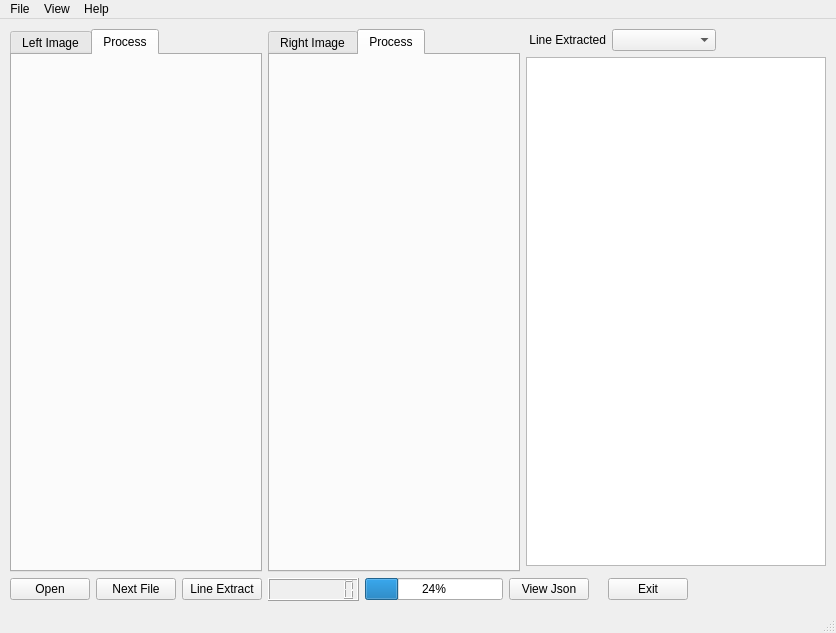
<?xml version="1.0" encoding="UTF-8"?>
<ui version="4.0">
 <class>MainWindow</class>
 <widget class="QMainWindow" name="MainWindow">
  <property name="geometry">
   <rect>
    <x>0</x>
    <y>0</y>
    <width>836</width>
    <height>633</height>
   </rect>
  </property>
  <property name="windowTitle">
   <string>Image Line Extractor</string>
  </property>
  <property name="windowIcon">
   <iconset resource="rsc/my_qt.qrc">
    <normaloff>:/window/TheOneTechLogo_01.png</normaloff>:/window/TheOneTechLogo_01.png</iconset>
  </property>
  <widget class="QWidget" name="centralwidget">
   <layout class="QGridLayout" name="gridLayout">
    <property name="leftMargin">
     <number>10</number>
    </property>
    <property name="topMargin">
     <number>10</number>
    </property>
    <property name="rightMargin">
     <number>10</number>
    </property>
    <property name="bottomMargin">
     <number>10</number>
    </property>
    <item row="0" column="0" rowspan="3">
     <layout class="QHBoxLayout" name="horizontalLayout_2">
      <item>
       <widget class="QTabWidget" name="tabWidgetLeft">
        <property name="currentIndex">
         <number>1</number>
        </property>
        <widget class="QWidget" name="tab_00">
         <attribute name="title">
          <string>Left Image</string>
         </attribute>
        </widget>
        <widget class="QWidget" name="tab_2">
         <attribute name="title">
          <string>Process</string>
         </attribute>
         <layout class="QGridLayout" name="gridLayout_3"/>
        </widget>
       </widget>
      </item>
      <item>
       <widget class="QTabWidget" name="tabWidgetRight">
        <property name="currentIndex">
         <number>1</number>
        </property>
        <widget class="QWidget" name="tab">
         <attribute name="title">
          <string>Right Image</string>
         </attribute>
        </widget>
        <widget class="QWidget" name="tab_3">
         <attribute name="title">
          <string>Process</string>
         </attribute>
        </widget>
       </widget>
      </item>
     </layout>
    </item>
    <item row="0" column="1">
     <layout class="QHBoxLayout" name="horizontalLayout_3">
      <item>
       <widget class="QLabel" name="label">
        <property name="maximumSize">
         <size>
          <width>80</width>
          <height>16777215</height>
         </size>
        </property>
        <property name="text">
         <string> Line Extracted</string>
        </property>
       </widget>
      </item>
      <item>
       <widget class="QComboBox" name="lineMatchComboBox">
        <property name="maximumSize">
         <size>
          <width>120</width>
          <height>16777215</height>
         </size>
        </property>
       </widget>
      </item>
      <item>
       <widget class="QLabel" name="label_3">
        <property name="text">
         <string/>
        </property>
       </widget>
      </item>
     </layout>
    </item>
    <item row="3" column="0" colspan="2">
     <layout class="QHBoxLayout" name="horizontalLayout">
      <item>
       <widget class="QPushButton" name="openBtn">
        <property name="text">
         <string>Open</string>
        </property>
       </widget>
      </item>
      <item>
       <widget class="QPushButton" name="nextFileOpen">
        <property name="text">
         <string>Next File</string>
        </property>
        <property name="shortcut">
         <string>Ctrl+N</string>
        </property>
       </widget>
      </item>
      <item>
       <widget class="QPushButton" name="lineExtract">
        <property name="text">
         <string>Line Extract</string>
        </property>
        <property name="shortcut">
         <string>Ctrl+S, Ctrl+S, Ctrl+S</string>
        </property>
       </widget>
      </item>
      <item>
       <widget class="QLCDNumber" name="durationLcdNumber">
        <property name="digitCount">
         <number>8</number>
        </property>
       </widget>
      </item>
      <item>
       <widget class="QProgressBar" name="progressBar">
        <property name="value">
         <number>24</number>
        </property>
        <property name="alignment">
         <set>Qt::AlignCenter</set>
        </property>
       </widget>
      </item>
      <item>
       <widget class="QPushButton" name="viewJson">
        <property name="text">
         <string>View Json</string>
        </property>
       </widget>
      </item>
      <item>
       <widget class="QLabel" name="label_2">
        <property name="text">
         <string/>
        </property>
       </widget>
      </item>
      <item>
       <widget class="QPushButton" name="exitBtn">
        <property name="text">
         <string>Exit</string>
        </property>
        <property name="shortcut">
         <string>Ctrl+X</string>
        </property>
       </widget>
      </item>
      <item>
       <spacer name="horizontalSpacer">
        <property name="orientation">
         <enum>Qt::Horizontal</enum>
        </property>
        <property name="sizeHint" stdset="0">
         <size>
          <width>40</width>
          <height>20</height>
         </size>
        </property>
       </spacer>
      </item>
     </layout>
    </item>
    <item row="1" column="1">
     <widget class="QTableView" name="lineTableView">
      <property name="maximumSize">
       <size>
        <width>300</width>
        <height>16777215</height>
       </size>
      </property>
     </widget>
    </item>
   </layout>
  </widget>
  <widget class="QMenuBar" name="menubar">
   <property name="geometry">
    <rect>
     <x>0</x>
     <y>0</y>
     <width>836</width>
     <height>21</height>
    </rect>
   </property>
   <widget class="QMenu" name="menuFile">
    <property name="title">
     <string>File</string>
    </property>
    <widget class="QMenu" name="menuOpen_Recent">
     <property name="enabled">
      <bool>true</bool>
     </property>
     <property name="title">
      <string>Open Recent</string>
     </property>
     <addaction name="actionfileList_00"/>
    </widget>
    <addaction name="actionOpen"/>
    <addaction name="menuOpen_Recent"/>
    <addaction name="separator"/>
    <addaction name="actionExit"/>
   </widget>
   <widget class="QMenu" name="menuHelp">
    <property name="title">
     <string>Help</string>
    </property>
    <addaction name="actionAbout"/>
   </widget>
   <widget class="QMenu" name="menuView">
    <property name="title">
     <string>View</string>
    </property>
    <addaction name="actionView_Json_File"/>
    <addaction name="actionFull_Screen"/>
   </widget>
   <addaction name="menuFile"/>
   <addaction name="menuView"/>
   <addaction name="menuHelp"/>
  </widget>
  <widget class="QStatusBar" name="statusbar"/>
  <action name="actionOpen">
   <property name="text">
    <string>Open</string>
   </property>
   <property name="shortcut">
    <string>Ctrl+O</string>
   </property>
  </action>
  <action name="actionExit">
   <property name="text">
    <string>Exit</string>
   </property>
   <property name="shortcut">
    <string>Ctrl+X</string>
   </property>
  </action>
  <action name="actionAbout">
   <property name="text">
    <string>About Line Extractor V1.0</string>
   </property>
  </action>
  <action name="actionfileList_00">
   <property name="text">
    <string>fileList_00</string>
   </property>
  </action>
  <action name="actionfileList_01">
   <property name="text">
    <string>fileList_01</string>
   </property>
  </action>
  <action name="actionfileList_02">
   <property name="text">
    <string>fileList_02</string>
   </property>
  </action>
  <action name="actionfileList_03">
   <property name="text">
    <string>fileList_03</string>
   </property>
  </action>
  <action name="actionfileList_04">
   <property name="text">
    <string>fileList_04</string>
   </property>
  </action>
  <action name="actionfileList_05">
   <property name="text">
    <string>fileList_05</string>
   </property>
  </action>
  <action name="actionfileList_06">
   <property name="text">
    <string>fileList_06</string>
   </property>
  </action>
  <action name="actionfileList_07">
   <property name="text">
    <string>fileList_07</string>
   </property>
  </action>
  <action name="actionfileList_08">
   <property name="text">
    <string>fileList_08</string>
   </property>
  </action>
  <action name="actionfileList_09">
   <property name="text">
    <string>fileList_09</string>
   </property>
  </action>
  <action name="actionFull_Screen">
   <property name="text">
    <string>Full Screen</string>
   </property>
  </action>
  <action name="actionView_Json_File">
   <property name="text">
    <string>View Json File</string>
   </property>
  </action>
 </widget>
 <resources>
  <include location="rsc/my_qt.qrc"/>
 </resources>
 <connections/>
</ui>
